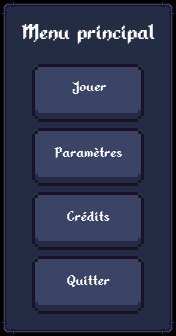

This game map was drawn from its Tiled (.tmx) file and the tilesets committed beside it. A one-line description and the full map source follow:
An orthogonal 11x21 tile map with 16x16 px tiles, 3 tile layers (Grand rectangle, Petit rectangle 1, Texte), 3 tilesets.

<map version="1.8" tiledversion="1.8.5" orientation="orthogonal" renderorder="right-down" width="11" height="21" tilewidth="16" tileheight="16" infinite="0" nextlayerid="9" nextobjectid="7">
 <tileset firstgid="1" name="menuprincipal" tilewidth="16" tileheight="16" tilecount="228" columns="12">
  <image source="GUI.png" width="192" height="304" />
 </tileset>
 <tileset firstgid="229" name="menup" tilewidth="16" tileheight="16" tilecount="36" columns="9">
  <image source="menu.png" width="144" height="64" />
 </tileset>
 <tileset firstgid="265" name="cases" tilewidth="16" tileheight="16" tilecount="112" columns="14">
  <image source="cases.png" width="234" height="138" />
 </tileset>
 <layer id="1" name="Grand rectangle" width="11" height="21" locked="1">
  <data encoding="csv">
25,26,26,26,26,26,26,26,26,26,27,
37,38,38,38,38,38,38,38,38,38,39,
37,38,38,38,38,38,38,38,38,38,39,
37,38,38,38,38,38,38,38,38,38,39,
37,38,38,38,38,38,38,38,38,38,39,
37,38,38,38,38,38,38,38,38,38,39,
37,38,38,38,38,38,38,38,38,38,39,
37,38,38,38,38,38,38,38,38,38,39,
37,38,38,38,38,38,38,38,38,38,39,
37,38,38,38,38,38,38,38,38,38,39,
37,38,38,38,38,38,38,38,38,38,39,
37,38,38,38,38,38,38,38,38,38,39,
37,38,38,38,38,38,38,38,38,38,39,
37,38,38,38,38,38,38,38,38,38,39,
37,38,38,38,38,38,38,38,38,38,39,
37,38,38,38,38,38,38,38,38,38,39,
37,38,38,38,38,38,38,38,38,38,39,
37,38,38,38,38,38,38,38,38,38,39,
37,38,38,38,38,38,38,38,38,38,39,
37,38,38,38,38,38,38,38,38,38,39,
49,50,50,50,50,50,50,50,50,50,51
</data>
 </layer>
 <layer id="3" name="Petit rectangle 1" width="11" height="21" locked="1">
  <data encoding="csv">
0,0,0,0,0,0,0,0,0,0,0,
0,0,0,0,0,0,0,0,0,0,0,
0,0,0,0,0,0,0,0,0,0,0,
0,0,0,0,0,0,0,0,0,0,0,
0,0,265,266,266,266,266,266,2147483913,0,0,
0,0,321,281,281,281,281,281,2147483969,0,0,
0,0,279,281,281,281,281,281,2147483927,0,0,
0,0,293,294,294,294,294,294,2147483941,0,0,
0,0,265,266,266,266,266,266,2147483913,0,0,
0,0,321,281,281,281,281,281,2147483969,0,0,
0,0,279,281,281,281,281,281,2147483927,0,0,
0,0,293,294,294,294,294,294,2147483941,0,0,
0,0,265,266,266,266,266,266,2147483913,0,0,
0,0,321,281,281,281,281,281,2147483969,0,0,
0,0,279,281,281,281,281,281,2147483927,0,0,
0,0,293,294,294,294,294,294,2147483941,0,0,
0,0,265,266,266,266,266,266,2147483913,0,0,
0,0,321,281,281,281,281,281,2147483969,0,0,
0,0,279,281,281,281,281,281,2147483927,0,0,
0,0,293,294,294,294,294,294,2147483941,0,0,
0,0,0,0,0,0,0,0,0,0,0
</data>
 </layer>
 <layer id="4" name="Texte" width="11" height="21" locked="1">
  <data encoding="csv">
0,0,0,0,0,0,0,0,0,0,0,
0,229,230,231,232,233,234,235,236,237,0,
0,238,239,240,241,242,243,244,245,246,0,
0,0,0,0,0,0,0,0,0,0,0,
0,0,0,0,0,0,0,0,0,0,0,
0,0,0,0,247,248,249,0,0,0,0,
0,0,0,0,0,0,0,0,0,0,0,
0,0,0,0,0,0,0,0,0,0,0,
0,0,0,0,0,0,0,0,0,0,0,
0,0,0,250,251,252,253,254,0,0,0,
0,0,0,0,0,0,0,0,0,0,0,
0,0,0,0,0,0,0,0,0,0,0,
0,0,0,0,0,0,0,0,0,0,0,
0,0,0,0,256,257,258,0,0,0,0,
0,0,0,0,0,0,0,0,0,0,0,
0,0,0,0,0,0,0,0,0,0,0,
0,0,0,0,0,0,0,0,0,0,0,
0,0,0,0,259,260,261,0,0,0,0,
0,0,0,0,0,0,0,0,0,0,0,
0,0,0,0,0,0,0,0,0,0,0,
0,0,0,0,0,0,0,0,0,0,0
</data>
 </layer>
</map>
